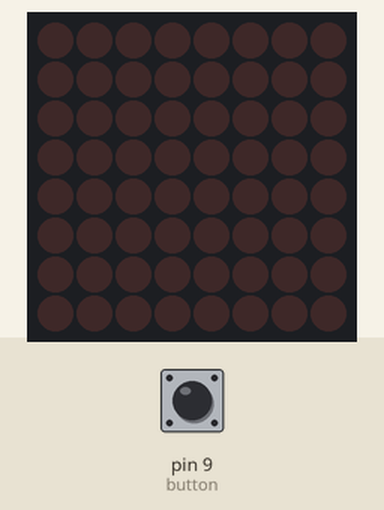
Recording of a sketch running on a simulated Arduino Uno, built with avr-gcc and run on an emulated ATmega328P. Parts: 8×8 LED matrix. Inputs (shaded band) come from the test bench; at power-on: pin 9 (button) LOW. Random numbers use the default seed unless the sketch sets one.

Above: at 1.2 s.
1.3 s: pin 9 (button) pulled HIGH for 3.2 s
At 4.9 s:
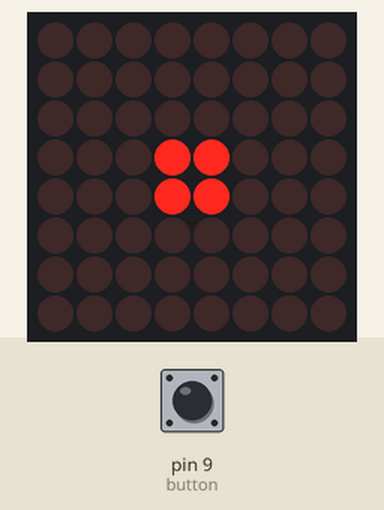
6.0 s: pin 9 (button) pulled HIGH for 0.15 s
At 7.1 s:
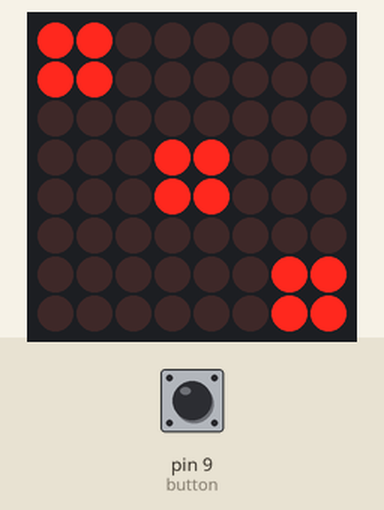
7.6 s: pin 9 (button) pulled HIGH for 3.2 s
At 11.9 s:
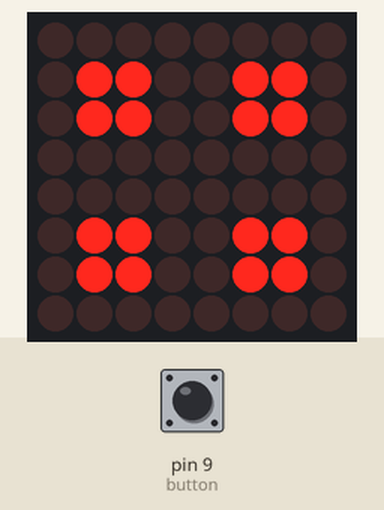
12.3 s: pin 9 (button) pulled HIGH for 1 s
At 13.5 s:
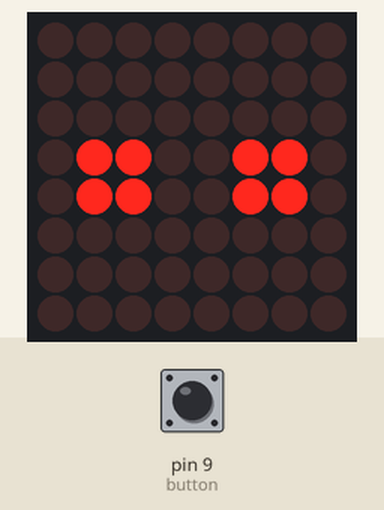
Timing chart, 0 to 15.3 s (numbered marks = the images above; inputs shaded):
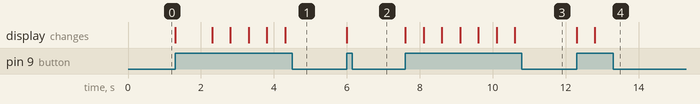

The sketch:

dice_max.ino
```cpp
#include "LedControl.h"

/*
 Now we need a LedControl to work with.
 ***** These pin numbers will probably not work with your hardware *****
 pin 12 is connected to the DataIn
 pin 11 is connected to the CLK
 pin 10 is connected to LOAD
 We have only a single MAX72XX.
 */

LedControl lc=LedControl(12,11,10,1);
int button =9;
/* we always wait a bit between updates of the display */
unsigned long delaytime=500;
  byte six[8]={B00000000,B11011011,B11011011,B00000000,B00000000,B11011011,B11011011,B00000000};
  byte five[8]={B00000000,B01100110,B01100110,B00011000,B00011000,B01100110,B01100110,B00000000};
  byte four[8]={B00000000,B01100110,B01100110,B00000000,B00000000,B01100110,B01100110,B00000000};
  byte three[8]={B11000000,B11000000,B00000000,B00011000,B00011000,B00000000,B00000011,B00000011};
  byte two[8]={B00000000,B00000000,B00000000,B01100110,B01100110,B00000000,B00000000,B00000000};
  byte one[8]={B00000000,B00000000,B00000000,B00011000,B00011000,B00000000,B00000000,B00000000};

void setup() {
  /*
   The MAX72XX is in power-saving mode on startup,
   we have to do a wakeup call
   */
  pinMode(button,INPUT);
  lc.shutdown(0,false);
  /* Set the brightness to a medium values */
  lc.setIntensity(0,14);
  /* and clear the display */
  lc.clearDisplay(0);
}

/*
 This method will display the characters
 (you need at least 7x7 leds to see the whole chars)
 */
void one1() {
  /* here is the data for the characters */

  /* now display them one by one with a small delay */
  lc.setRow(0,0,one[0]);
  lc.setRow(0,1,one[1]);
  lc.setRow(0,2,one[2]);
  lc.setRow(0,3,one[3]);
  lc.setRow(0,4,one[4]);
  lc.setRow(0,5,one[5]);
  lc.setRow(0,6,one[6]);
  lc.setRow(0,7,one[7]);

  delay(delaytime);
}
void two2() {
  /* here is the data for the characters */

  /* now display them one by one with a small delay */
  lc.setRow(0,0,two[0]);
  lc.setRow(0,1,two[1]);
  lc.setRow(0,2,two[2]);
  lc.setRow(0,3,two[3]);
  lc.setRow(0,4,two[4]);
  lc.setRow(0,5,two[5]);
  lc.setRow(0,6,two[6]);
  lc.setRow(0,7,two[7]);

  delay(delaytime);
}
void three3() {
  /* here is the data for the characters */

  /* now display them one by one with a small delay */
  lc.setRow(0,0,three[0]);
  lc.setRow(0,1,three[1]);
  lc.setRow(0,2,three[2]);
  lc.setRow(0,3,three[3]);
  lc.setRow(0,4,three[4]);
  lc.setRow(0,5,three[5]);
  lc.setRow(0,6,three[6]);
  lc.setRow(0,7,three[7]);

  delay(delaytime);
}
void four4() {
  /* here is the data for the characters */

  /* now display them four by four with a small delay */
  lc.setRow(0,0,four[0]);
  lc.setRow(0,1,four[1]);
  lc.setRow(0,2,four[2]);
  lc.setRow(0,3,four[3]);
  lc.setRow(0,4,four[4]);
  lc.setRow(0,5,four[5]);
  lc.setRow(0,6,four[6]);
  lc.setRow(0,7,four[7]);

  delay(delaytime);
}
void five5() {
  /* here is the data for the characters */

  /* now display them five by five with a small delay */
  lc.setRow(0,0,five[0]);
  lc.setRow(0,1,five[1]);
  lc.setRow(0,2,five[2]);
  lc.setRow(0,3,five[3]);
  lc.setRow(0,4,five[4]);
  lc.setRow(0,5,five[5]);
  lc.setRow(0,6,five[6]);
  lc.setRow(0,7,five[7]);

  delay(delaytime);
}
void six6() {
  /* here is the data for the characters */

  /* now display them six by six with a small delay */
  lc.setRow(0,0,six[0]);
  lc.setRow(0,1,six[1]);
  lc.setRow(0,2,six[2]);
  lc.setRow(0,3,six[3]);
  lc.setRow(0,4,six[4]);
  lc.setRow(0,5,six[5]);
  lc.setRow(0,6,six[6]);
  lc.setRow(0,7,six[7]);

  delay(delaytime);
}


void loop() {
  int x ;
  if(digitalRead(button)== HIGH )
{
 x = random(1,7);

switch(x){
case 1 : one1();
break;
case 2 : two2();
break;
case 3 : three3();
break;
case 4 : four4();
break;
case 5 : five5();
break;
case 6 : six6();
break;}
}
}
```

Measured:
- after the input at 1.3 s, the display: first changes at once (image 1 shows a later state)
- after the input at 6.0 s, the display: changes at once (image 2)
- after the input at 7.6 s, the display: first changes at once (image 3 shows a later state)
- after the input at 12.3 s, the display: first changes at once (image 4 shows a later state)
